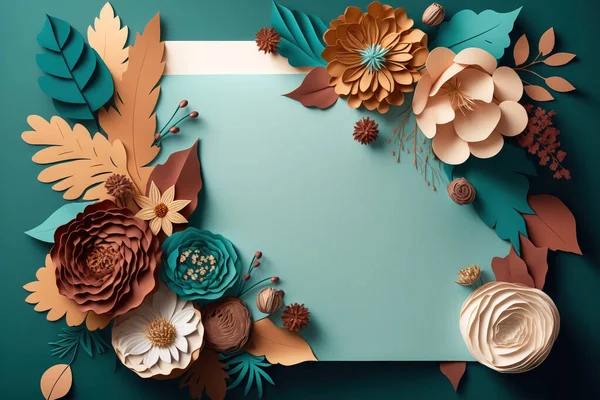
#> input picture S20210010044_Assignment_1/Background_img.jpg, 600 x 400 px
$ python code.py
#> lines starting #> are read from the running program, lines starting #| are printed output that depends on the picture
import numpy as np

from PIL import Image, ImageDraw, ImageFont
GreetingImage=Image.open("Background_img.jpg")
#> GreetingImage is the input picture: PIL image 600x400 RGB; mean R, G, B 104.9, 117, 106

img_drawer = ImageDraw.Draw(GreetingImage)

greeting_font_1 = ImageFont.truetype(r'fabfeltscript.bold.ttf', 48)

greeting_font_2=ImageFont.truetype(r'DancingScript-Bold.ttf',18)


greeting_font_4=ImageFont.truetype(r'Diphylleia-Regular.ttf',17)

greeting_font_3=ImageFont.truetype(r'Diphylleia-Regular.ttf',18)

img_drawer.text((208, 90), "Happy", font = greeting_font_1, fill =(20,86,87,255))
img_drawer.text((210, 145), "Anniversary", font = greeting_font_1, fill =(20,86,87,255))

img_drawer.text((255, 205),"Congratulations on another", font = greeting_font_2, fill =(105,56,41,255))
img_drawer.text((270, 222),"year of love and laughter.", font = greeting_font_2, fill =(105,56,41,255))

img_drawer.text((268, 243),"Wishing you endless joy and ", font = greeting_font_2, fill =(105,56,41,255))
img_drawer.text((306, 261),"countless adventures ", font = greeting_font_2, fill =(105,56,41,255))
img_drawer.text((314, 278)," in the years ahead.", font = greeting_font_2, fill =(105,56,41,255))

img_drawer.text((314, 315),"\u00A9 ", font = greeting_font_3, fill =(7,46,49,255))
img_drawer.text((330, 315),"Abhishikth Boda", font = greeting_font_4, fill =(7,46,49,255))


GreetingImage.show()
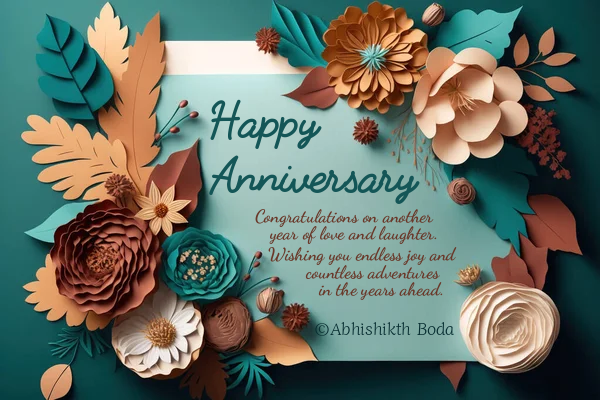
#> shown: PIL image 600x400 RGB; mean R, G, B 102.2, 113.9, 103

GreetingImage.save('S20210010044_greeting-card.jpg')
